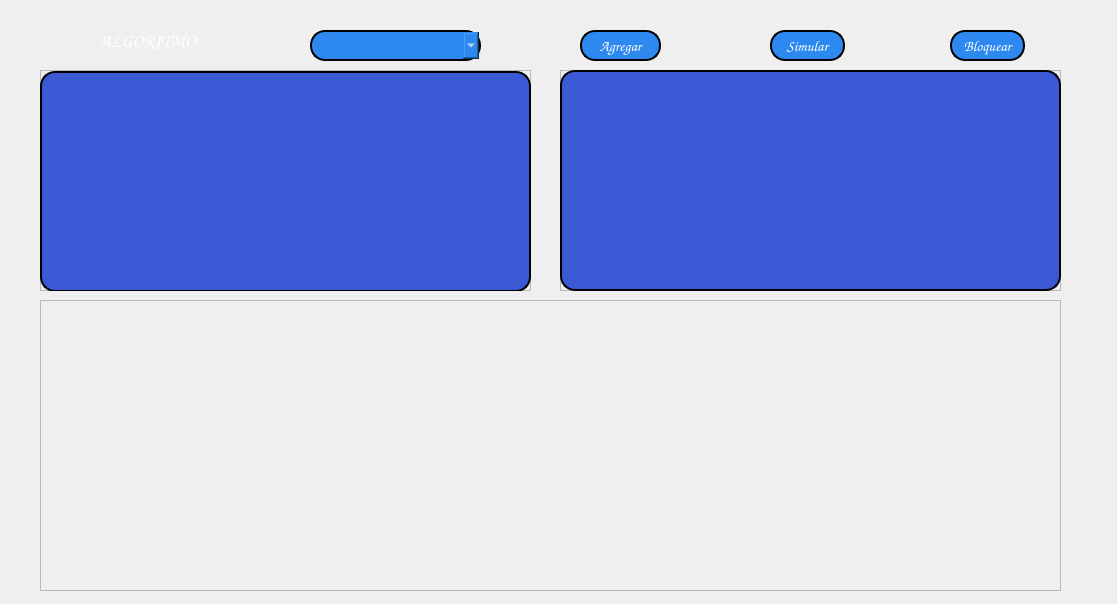
<?xml version="1.0" encoding="UTF-8"?>
<ui version="4.0">
 <class>MainWindow</class>
 <widget class="QMainWindow" name="MainWindow">
  <property name="geometry">
   <rect>
    <x>0</x>
    <y>0</y>
    <width>1117</width>
    <height>604</height>
   </rect>
  </property>
  <property name="windowTitle">
   <string>MainWindow</string>
  </property>
  <property name="styleSheet">
   <string notr="true">*{
 
	font-family: Comic Sans Ms;
	background-image:url(:/imagenes/imagenes/HD-wallpaper-abstract-colorful-colors-pattern-thumbnail.jpg);
}

QPushButton{
   background:#2d89ef;
   color: white;
   border: 2px solid;
   border-radius:15px;
   font-size:15px;		
}

QFrame{
    /*background: rgb(0, 0, 0) transparent;
	border:transparent;*/
}

QTableView {
    color: white;
    font-size:14px;
	background: rgb(59, 89, 213);
   border: 2px solid;
   border-radius:15px;
   
}


QHeaderView{
  qproperty-defaultAlignment: AlignHCenter;
  background: rgb(59, 89, 213);
  font-weight: bold;
}

QComboBox{
   background:#2d89ef;
   color: white;
   border: 2px solid;
   border-radius:15px;
   font-size:15px;		
}

QLabel{
	background: rgb(0, 0, 0) transparent;	
	color:white;
	font-weight: 900;
	 font-size:18px;
}

</string>
  </property>
  <widget class="QWidget" name="centralwidget">
   <widget class="QPushButton" name="boton_bloquear">
    <property name="geometry">
     <rect>
      <x>950</x>
      <y>30</y>
      <width>75</width>
      <height>31</height>
     </rect>
    </property>
    <property name="text">
     <string>Bloquear</string>
    </property>
   </widget>
   <widget class="QPushButton" name="boton_simular">
    <property name="geometry">
     <rect>
      <x>770</x>
      <y>30</y>
      <width>75</width>
      <height>31</height>
     </rect>
    </property>
    <property name="text">
     <string>Simular</string>
    </property>
   </widget>
   <widget class="QPushButton" name="boton_agregar">
    <property name="geometry">
     <rect>
      <x>580</x>
      <y>30</y>
      <width>81</width>
      <height>31</height>
     </rect>
    </property>
    <property name="text">
     <string>Agregar</string>
    </property>
   </widget>
   <widget class="QFrame" name="frame_2">
    <property name="geometry">
     <rect>
      <x>560</x>
      <y>70</y>
      <width>501</width>
      <height>221</height>
     </rect>
    </property>
    <property name="frameShape">
     <enum>QFrame::StyledPanel</enum>
    </property>
    <property name="frameShadow">
     <enum>QFrame::Raised</enum>
    </property>
    <widget class="QTableWidget" name="tableWidget_2">
     <property name="geometry">
      <rect>
       <x>0</x>
       <y>0</y>
       <width>501</width>
       <height>221</height>
      </rect>
     </property>
    </widget>
   </widget>
   <widget class="QFrame" name="frame">
    <property name="geometry">
     <rect>
      <x>40</x>
      <y>70</y>
      <width>491</width>
      <height>221</height>
     </rect>
    </property>
    <property name="frameShape">
     <enum>QFrame::StyledPanel</enum>
    </property>
    <property name="frameShadow">
     <enum>QFrame::Raised</enum>
    </property>
    <widget class="QTableWidget" name="tableWidget">
     <property name="geometry">
      <rect>
       <x>0</x>
       <y>1</y>
       <width>491</width>
       <height>221</height>
      </rect>
     </property>
    </widget>
   </widget>
   <widget class="QFrame" name="frame_3">
    <property name="geometry">
     <rect>
      <x>40</x>
      <y>300</y>
      <width>1021</width>
      <height>291</height>
     </rect>
    </property>
    <property name="frameShape">
     <enum>QFrame::StyledPanel</enum>
    </property>
    <property name="frameShadow">
     <enum>QFrame::Raised</enum>
    </property>
   </widget>
   <widget class="QComboBox" name="comboBox">
    <property name="geometry">
     <rect>
      <x>310</x>
      <y>30</y>
      <width>171</width>
      <height>31</height>
     </rect>
    </property>
   </widget>
   <widget class="QLabel" name="label">
    <property name="geometry">
     <rect>
      <x>100</x>
      <y>30</y>
      <width>121</width>
      <height>21</height>
     </rect>
    </property>
    <property name="text">
     <string>ALGORITMO</string>
    </property>
   </widget>
  </widget>
 </widget>
 <resources>
  <include location="source.qrc"/>
 </resources>
 <connections/>
</ui>
